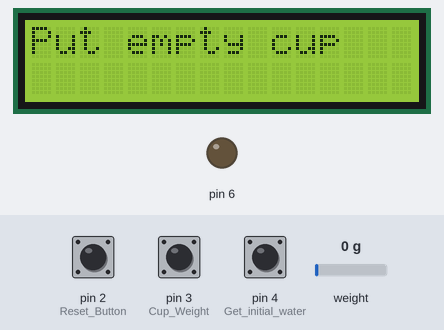
Simulated run of this sketch. Board: Arduino Uno, built with avr-gcc and run on an emulated ATmega328P. Parts: 16×2 character LCD, output pins drawn as LEDs (lit = HIGH). Inputs (shaded band) come from the test bench; at power-on: pin 3 (Cup_Weight) HIGH, pin 4 (Get_initial_water) HIGH, weight on the scale 0 g, pin 2 (Reset_Button) HIGH.

Above: at 2.2 s.
2.3 s: pin 3 (Cup_Weight) pulled LOW for 0.15 s
At 3.3 s:
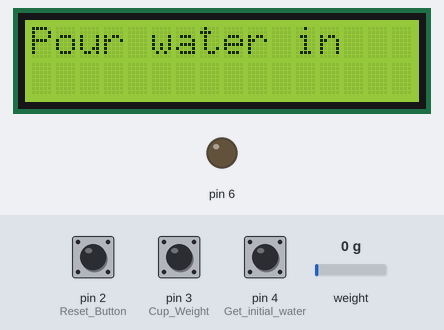
3.9 s: pin 4 (Get_initial_water) pulled LOW for 0.15 s
At 4.4 s:
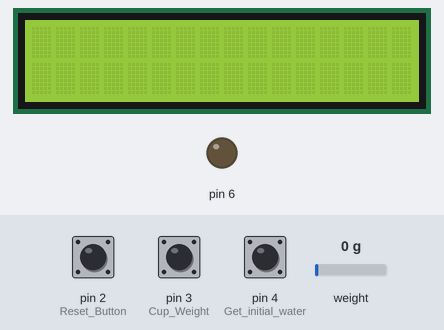
5.5 s: weight on the scale set to 100 g
At 6.8 s:
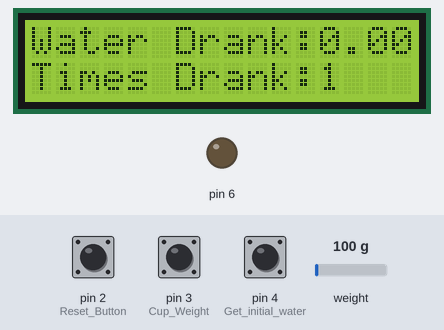
8.5 s: pin 2 (Reset_Button) pulled LOW for 3.2 s
At 10.8 s:
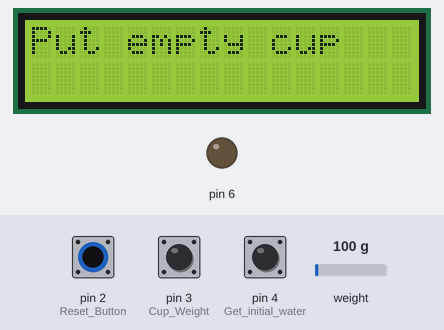
13.2 s: pin 3 (Cup_Weight) pulled LOW for 1 s
At 13.7 s:
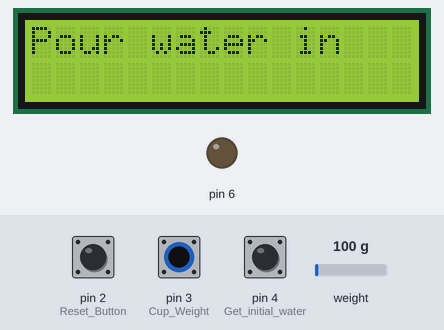
15.7 s: pin 4 (Get_initial_water) pulled LOW for 1 s
At 16.5 s:
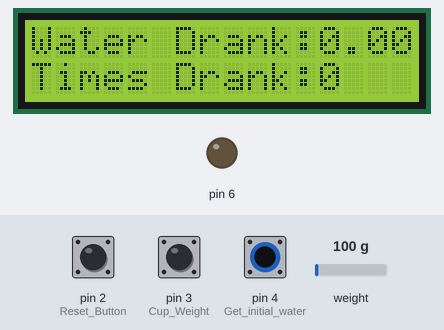
Timing chart, 0 to 18.7 s (numbered marks = the images above; inputs shaded):
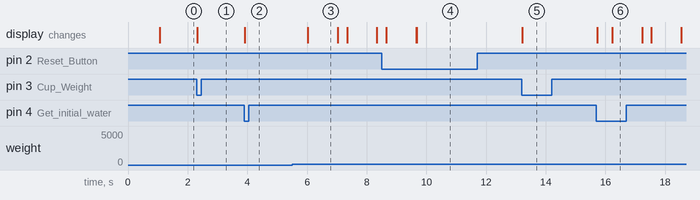

The sketch:

CupHolderLCD.ino
```cpp
#include <LiquidCrystal.h>
#include "HX711.h"

LiquidCrystal lcd(12, 11, 10, 9, 8, 7);


#define calibration_factor 450000 //This value is obtained using the SparkFun_HX711_Calibration sketch

#define LOADCELL_DOUT_PIN  5
#define LOADCELL_SCK_PIN  13

HX711 scale;

bool gotCupWeight = false;
bool liftedCup = false;
double cupWeight;
double totalWater;
double newWater;
double waterDrank = 0;
int timesDrank = 0;
bool gotTotalWater = false;

void setup()
{
  Serial.begin(9600);

  scale.begin(LOADCELL_DOUT_PIN, LOADCELL_SCK_PIN);
  scale.set_scale(calibration_factor); //This value is obtained by using the SparkFun_HX711_Calibration sketch
  scale.tare(); //Assuming there is no weight on the scale at start up, reset the scale to 0

  analogWrite(6, 0); //LCD Contrast
  lcd.begin(16, 2);
  pinMode(A0, INPUT); //Water Weight
  pinMode(2, INPUT_PULLUP);  //Reset Button
  pinMode(3, INPUT_PULLUP);  //Cup Weight
  pinMode(4, INPUT_PULLUP); //Get initial water
}

void loop()
{
  if(digitalRead(2) == LOW)  //Calibrate for new cup and reset water drank
  {
    gotCupWeight = false;
    gotTotalWater = false;
    timesDrank = 0;
    waterDrank = 0;
  }

  while(digitalRead(3) == HIGH && !gotCupWeight)
  {
    lcd.print("Put empty cup");
    delay(10);
    cupWeight = scale.get_units();
    if(digitalRead(3) == LOW)gotCupWeight = true;
    lcd.clear();
  }

  while(!gotTotalWater)
  {
  lcd.print("Pour water in");
  delay(10);
  totalWater = scale.get_units() - cupWeight;
  newWater = totalWater;
  if(totalWater <= 0)totalWater = 0;
  if(digitalRead(4) == LOW)gotTotalWater = true;
  lcd.clear();
  }

  int i = 0;
  while(scale.get_units() < 0.01)  //Check if cup is lifted
  {
    for(; i < 1; i++)
    {
      timesDrank++;
      liftedCup = true;
    }
  }

if (scale.get_units() >= cupWeight && liftedCup)
{
  unsigned long stableStartTime = millis();  // Track when newWater last changed
  int lastWater = -1; // Store last recorded water value

  do
  {
    newWater = scale.get_units() - cupWeight;
    if(newWater < 0)newWater = 0;
    if(newWater > totalWater + cupWeight)
    {
      newWater = totalWater;
      break;
    }
        // Check if newWater has changed
    if (abs(newWater - lastWater) > 1) // Allow small fluctuations
    {
      stableStartTime = millis(); // Reset timer since value changed
      lastWater = newWater;
    }
    delay(100); // Small delay to prevent rapid fluctuations
    }
    while(millis() - stableStartTime < 2000);  // Exit if stable for 2 seconds

    waterDrank += totalWater - newWater;
    liftedCup = false;
    totalWater = newWater;
}

  while(scale.get_units() > totalWater)totalWater = scale.get_units();

  lcd.setCursor(0, 0);
  lcd.print("Water Drank:");
  lcd.print(waterDrank);
  lcd.setCursor(0, 1);
  lcd.print("Times Drank:");
  lcd.print(timesDrank);
  delay(1000);
  lcd.clear();
  delay(10);
}
```

Measured:
- after the input at 2.3 s, the display: changes at once (image 1)
- after the input at 3.9 s, the display: changes at once (image 2)
- after the input at 5.5 s, the display: changes after 0.52 s (image 3)
- after the input at 8.5 s, the display: first differs from a run without the input after 1.2 s (image 4)
- after the input at 13.2 s, the display: changes at once (image 5)
- after the input at 15.7 s, the display: first changes at once (image 6 shows a later state)
- what the display in image 3 shows lasts 1.0 s, from 6.0 s to 7.0 s
